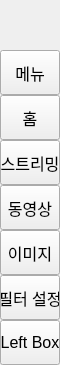
        <widget class="QFrame" name="leftMenuBg">
         <property name="minimumSize">
          <size>
           <width>60</width>
           <height>0</height>
          </size>
         </property>
         <property name="maximumSize">
          <size>
           <width>60</width>
           <height>16777215</height>
          </size>
         </property>
         <property name="frameShape">
          <enum>QFrame::Shape::NoFrame</enum>
         </property>
         <property name="frameShadow">
          <enum>QFrame::Shadow::Raised</enum>
         </property>
         <layout class="QVBoxLayout" name="verticalLayout_3">
          <property name="spacing">
           <number>0</number>
          </property>
          <property name="leftMargin">
           <number>0</number>
          </property>
          <property name="topMargin">
           <number>0</number>
          </property>
          <property name="rightMargin">
           <number>0</number>
          </property>
          <property name="bottomMargin">
           <number>0</number>
          </property>
          <item>
           <widget class="QFrame" name="topLogoInfo">
            <property name="minimumSize">
             <size>
              <width>0</width>
              <height>50</height>
             </size>
            </property>
            <property name="maximumSize">
             <size>
              <width>16777215</width>
              <height>50</height>
             </size>
            </property>
            <property name="frameShape">
             <enum>QFrame::Shape::NoFrame</enum>
            </property>
            <property name="frameShadow">
             <enum>QFrame::Shadow::Raised</enum>
            </property>
            <widget class="QFrame" name="topLogo">
             <property name="geometry">
              <rect>
               <x>10</x>
               <y>5</y>
               <width>42</width>
               <height>42</height>
              </rect>
             </property>
             <property name="minimumSize">
              <size>
               <width>42</width>
               <height>42</height>
              </size>
             </property>
             <property name="maximumSize">
              <size>
               <width>42</width>
               <height>42</height>
              </size>
             </property>
             <property name="frameShape">
              <enum>QFrame::Shape::NoFrame</enum>
             </property>
             <property name="frameShadow">
              <enum>QFrame::Shadow::Raised</enum>
             </property>
            </widget>
            <widget class="QLabel" name="titleLeftApp">
             <property name="geometry">
              <rect>
               <x>70</x>
               <y>8</y>
               <width>160</width>
               <height>20</height>
              </rect>
             </property>
             <property name="font">
              <font>
               <family>Segoe UI</family>
               <pointsize>12</pointsize>
               <italic>false</italic>
               <fontweight></fontweight>
              </font>
             </property>
             <property name="text">
              <string>CAMA</string>
             </property>
             <property name="alignment">
              <set>Qt::AlignmentFlag::AlignLeading|Qt::AlignmentFlag::AlignLeft|Qt::AlignmentFlag::AlignTop</set>
             </property>
            </widget>
            <widget class="QLabel" name="titleLeftDescription">
             <property name="geometry">
              <rect>
               <x>70</x>
               <y>27</y>
               <width>160</width>
               <height>16</height>
              </rect>
             </property>
             <property name="maximumSize">
              <size>
               <width>16777215</width>
               <height>16</height>
              </size>
             </property>
             <property name="font">
              <font>
               <family>Segoe UI</family>
               <pointsize>8</pointsize>
               <italic>false</italic>
               <bold>false</bold>
              </font>
             </property>
             <property name="text">
              <string>Modern GUI / Flat Style</string>
             </property>
             <property name="alignment">
              <set>Qt::AlignmentFlag::AlignLeading|Qt::AlignmentFlag::AlignLeft|Qt::AlignmentFlag::AlignTop</set>
             </property>
            </widget>
           </widget>
          </item>
          <item>
           <widget class="QFrame" name="leftMenuFrame">
            <property name="frameShape">
             <enum>QFrame::Shape::NoFrame</enum>
            </property>
            <property name="frameShadow">
             <enum>QFrame::Shadow::Raised</enum>
            </property>
            <layout class="QVBoxLayout" name="verticalMenuLayout">
             <property name="spacing">
              <number>0</number>
             </property>
             <property name="leftMargin">
              <number>0</number>
             </property>
             <property name="topMargin">
              <number>0</number>
             </property>
             <property name="rightMargin">
              <number>0</number>
             </property>
             <property name="bottomMargin">
              <number>0</number>
             </property>
             <item>
              <widget class="QFrame" name="toggleBox">
               <property name="maximumSize">
                <size>
                 <width>16777215</width>
                 <height>45</height>
                </size>
               </property>
               <property name="frameShape">
                <enum>QFrame::Shape::NoFrame</enum>
               </property>
               <property name="frameShadow">
                <enum>QFrame::Shadow::Raised</enum>
               </property>
               <layout class="QVBoxLayout" name="verticalLayout_4">
                <property name="spacing">
                 <number>0</number>
                </property>
                <property name="leftMargin">
                 <number>0</number>
                </property>
                <property name="topMargin">
                 <number>0</number>
                </property>
                <property name="rightMargin">
                 <number>0</number>
                </property>
                <property name="bottomMargin">
                 <number>0</number>
                </property>
                <item>
                 <widget class="QPushButton" name="toggleButton">
                  <property name="sizePolicy">
                   <sizepolicy hsizetype="Expanding" vsizetype="Fixed">
                    <horstretch>0</horstretch>
                    <verstretch>0</verstretch>
                   </sizepolicy>
                  </property>
                  <property name="minimumSize">
                   <size>
                    <width>0</width>
                    <height>45</height>
                   </size>
                  </property>
                  <property name="font">
                   <font>
                    <family>Segoe UI</family>
                    <pointsize>12</pointsize>
                    <italic>false</italic>
                    <bold>false</bold>
                   </font>
                  </property>
                  <property name="cursor">
                   <cursorShape>PointingHandCursor</cursorShape>
                  </property>
                  <property name="layoutDirection">
                   <enum>Qt::LayoutDirection::LeftToRight</enum>
                  </property>
                  <property name="styleSheet">
                   <string notr="true">background-image: url(:/icons/resources/icons/icon_menu.png);</string>
                  </property>
                  <property name="text">
                   <string>메뉴</string>
                  </property>
                 </widget>
                </item>
               </layout>
              </widget>
             </item>
             <item alignment="Qt::AlignmentFlag::AlignTop">
              <widget class="QFrame" name="topMenu">
               <property name="frameShape">
                <enum>QFrame::Shape::NoFrame</enum>
               </property>
               <property name="frameShadow">
                <enum>QFrame::Shadow::Raised</enum>
               </property>
               <layout class="QVBoxLayout" name="verticalLayout_8">
                <property name="spacing">
                 <number>0</number>
                </property>
                <property name="leftMargin">
                 <number>0</number>
                </property>
                <property name="topMargin">
                 <number>0</number>
                </property>
                <property name="rightMargin">
                 <number>0</number>
                </property>
                <property name="bottomMargin">
                 <number>0</number>
                </property>
                <item>
                 <widget class="QPushButton" name="btn_home">
                  <property name="sizePolicy">
                   <sizepolicy hsizetype="Expanding" vsizetype="Fixed">
                    <horstretch>0</horstretch>
                    <verstretch>0</verstretch>
                   </sizepolicy>
                  </property>
                  <property name="minimumSize">
                   <size>
                    <width>0</width>
                    <height>45</height>
                   </size>
                  </property>
                  <property name="font">
                   <font>
                    <family>Segoe UI</family>
                    <pointsize>12</pointsize>
                    <italic>false</italic>
                    <bold>false</bold>
                   </font>
                  </property>
                  <property name="cursor">
                   <cursorShape>PointingHandCursor</cursorShape>
                  </property>
                  <property name="layoutDirection">
                   <enum>Qt::LayoutDirection::LeftToRight</enum>
                  </property>
                  <property name="styleSheet">
                   <string notr="true">background-image: url(:/icons/resources/icons/cil-home.png);</string>
                  </property>
                  <property name="text">
                   <string>홈</string>
                  </property>
                 </widget>
                </item>
                <item>
                 <widget class="QPushButton" name="btn_streaming">
                  <property name="sizePolicy">
                   <sizepolicy hsizetype="Expanding" vsizetype="Fixed">
                    <horstretch>0</horstretch>
                    <verstretch>0</verstretch>
                   </sizepolicy>
                  </property>
                  <property name="minimumSize">
                   <size>
                    <width>0</width>
                    <height>45</height>
                   </size>
                  </property>
                  <property name="font">
                   <font>
                    <family>Segoe UI</family>
                    <pointsize>12</pointsize>
                    <italic>false</italic>
                    <bold>false</bold>
                   </font>
                  </property>
                  <property name="cursor">
                   <cursorShape>PointingHandCursor</cursorShape>
                  </property>
                  <property name="layoutDirection">
                   <enum>Qt::LayoutDirection::LeftToRight</enum>
                  </property>
                  <property name="styleSheet">
                   <string notr="true">background-image:url(:/icons/resources/icons/cil-headphones.png);</string>
                  </property>
                  <property name="text">
                   <string>스트리밍</string>
                  </property>
                 </widget>
                </item>
                <item>
                 <widget class="QPushButton" name="btn_video">
                  <property name="sizePolicy">
                   <sizepolicy hsizetype="Expanding" vsizetype="Fixed">
                    <horstretch>0</horstretch>
                    <verstretch>0</verstretch>
                   </sizepolicy>
                  </property>
                  <property name="minimumSize">
                   <size>
                    <width>0</width>
                    <height>45</height>
                   </size>
                  </property>
                  <property name="font">
                   <font>
                    <family>Segoe UI</family>
                    <pointsize>12</pointsize>
                    <italic>false</italic>
                    <bold>false</bold>
                   </font>
                  </property>
                  <property name="cursor">
                   <cursorShape>PointingHandCursor</cursorShape>
                  </property>
                  <property name="layoutDirection">
                   <enum>Qt::LayoutDirection::LeftToRight</enum>
                  </property>
                  <property name="styleSheet">
                   <string notr="true">background-image: url(:/icons/resources/icons/cil-movie.png);</string>
                  </property>
                  <property name="text">
                   <string>동영상</string>
                  </property>
                 </widget>
                </item>
                <item>
                 <widget class="QPushButton" name="btn_image">
                  <property name="sizePolicy">
                   <sizepolicy hsizetype="Expanding" vsizetype="Fixed">
                    <horstretch>0</horstretch>
                    <verstretch>0</verstretch>
                   </sizepolicy>
                  </property>
                  <property name="minimumSize">
                   <size>
                    <width>0</width>
                    <height>45</height>
                   </size>
                  </property>
                  <property name="font">
                   <font>
                    <family>Segoe UI</family>
                    <pointsize>12</pointsize>
                    <italic>false</italic>
                    <bold>false</bold>
                   </font>
                  </property>
                  <property name="cursor">
                   <cursorShape>PointingHandCursor</cursorShape>
                  </property>
                  <property name="layoutDirection">
                   <enum>Qt::LayoutDirection::LeftToRight</enum>
                  </property>
                  <property name="styleSheet">
                   <string notr="true">background-image: url(:/icons/resources/icons/cil-image1.png);</string>
                  </property>
                  <property name="text">
                   <string>이미지</string>
                  </property>
                 </widget>
                </item>
                <item>
                 <widget class="QPushButton" name="btn_filter_setting">
                  <property name="sizePolicy">
                   <sizepolicy hsizetype="Expanding" vsizetype="Fixed">
                    <horstretch>0</horstretch>
                    <verstretch>0</verstretch>
                   </sizepolicy>
                  </property>
                  <property name="minimumSize">
                   <size>
                    <width>0</width>
                    <height>45</height>
                   </size>
                  </property>
                  <property name="font">
                   <font>
                    <family>Segoe UI</family>
                    <pointsize>12</pointsize>
                    <italic>false</italic>
                    <bold>false</bold>
                   </font>
                  </property>
                  <property name="cursor">
                   <cursorShape>PointingHandCursor</cursorShape>
                  </property>
                  <property name="layoutDirection">
                   <enum>Qt::LayoutDirection::LeftToRight</enum>
                  </property>
                  <property name="styleSheet">
                   <string notr="true">background-image: url(:/icons/resources/icons/cil-library.png);</string>
                  </property>
                  <property name="text">
                   <string>필터 설정</string>
                  </property>
                 </widget>
                </item>
               </layout>
              </widget>
             </item>
             <item alignment="Qt::AlignmentFlag::AlignBottom">
              <widget class="QFrame" name="bottomMenu">
               <property name="frameShape">
                <enum>QFrame::Shape::NoFrame</enum>
               </property>
               <property name="frameShadow">
                <enum>QFrame::Shadow::Raised</enum>
               </property>
               <layout class="QVBoxLayout" name="verticalLayout_9">
                <property name="spacing">
                 <number>0</number>
                </property>
                <property name="leftMargin">
                 <number>0</number>
                </property>
                <property name="topMargin">
                 <number>0</number>
                </property>
                <property name="rightMargin">
                 <number>0</number>
                </property>
                <property name="bottomMargin">
                 <number>0</number>
                </property>
                <item>
                 <widget class="QPushButton" name="toggleLeftBox">
                  <property name="sizePolicy">
                   <sizepolicy hsizetype="Expanding" vsizetype="Fixed">
                    <horstretch>0</horstretch>
                    <verstretch>0</verstretch>
                   </sizepolicy>
                  </property>
                  <property name="minimumSize">
                   <size>
                    <width>0</width>
                    <height>45</height>
                   </size>
                  </property>
                  <property name="font">
                   <font>
                    <family>Segoe UI</family>
                    <pointsize>12</pointsize>
                    <italic>false</italic>
                    <bold>false</bold>
                   </font>
                  </property>
                  <property name="cursor">
                   <cursorShape>PointingHandCursor</cursorShape>
                  </property>
                  <property name="layoutDirection">
                   <enum>Qt::LayoutDirection::LeftToRight</enum>
                  </property>
                  <property name="styleSheet">
                   <string notr="true">background-image: url(:/icons/resources/icons/icon_settings.png);</string>
                  </property>
                  <property name="text">
                   <string>Left Box</string>
                  </property>
                 </widget>
                </item>
               </layout>
              </widget>
             </item>
            </layout>
           </widget>
          </item>
         </layout>
        </widget>
